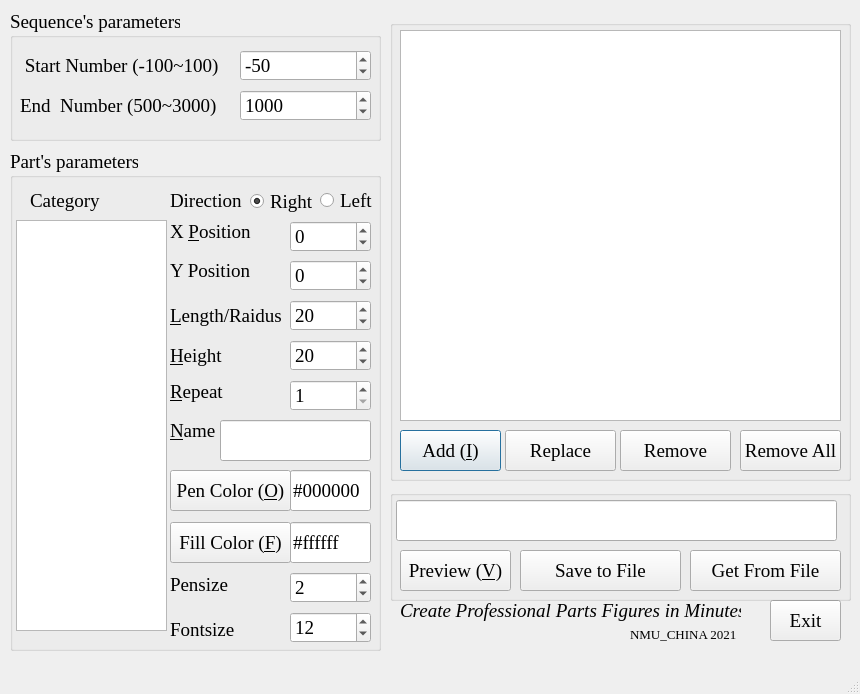
<?xml version="1.0" encoding="UTF-8"?>
<ui version="4.0">
 <class>MainWindow</class>
 <widget class="QMainWindow" name="MainWindow">
  <property name="windowModality">
   <enum>Qt::ApplicationModal</enum>
  </property>
  <property name="geometry">
   <rect>
    <x>0</x>
    <y>0</y>
    <width>860</width>
    <height>694</height>
   </rect>
  </property>
  <property name="windowTitle">
   <string>Parts Render V1.2</string>
  </property>
  <property name="styleSheet">
   <string notr="true">txtPenColor {background-color: #ffff00}</string>
  </property>
  <widget class="QWidget" name="centralwidget">
   <widget class="QPushButton" name="btn_Exit">
    <property name="geometry">
     <rect>
      <x>770</x>
      <y>600</y>
      <width>71</width>
      <height>41</height>
     </rect>
    </property>
    <property name="font">
     <font>
      <family>Times New Roman</family>
      <pointsize>14</pointsize>
     </font>
    </property>
    <property name="text">
     <string>Exit</string>
    </property>
   </widget>
   <widget class="QGroupBox" name="groupBox">
    <property name="geometry">
     <rect>
      <x>10</x>
      <y>150</y>
      <width>371</width>
      <height>501</height>
     </rect>
    </property>
    <property name="font">
     <font>
      <family>Times New Roman</family>
      <pointsize>14</pointsize>
     </font>
    </property>
    <property name="title">
     <string>Part's parameters</string>
    </property>
    <widget class="QListWidget" name="listType">
     <property name="geometry">
      <rect>
       <x>6</x>
       <y>70</y>
       <width>151</width>
       <height>411</height>
      </rect>
     </property>
     <property name="font">
      <font>
       <family>Times New Roman</family>
       <pointsize>14</pointsize>
      </font>
     </property>
    </widget>
    <widget class="QLabel" name="label_3">
     <property name="geometry">
      <rect>
       <x>160</x>
       <y>20</y>
       <width>81</width>
       <height>61</height>
      </rect>
     </property>
     <property name="font">
      <font>
       <family>Times New Roman</family>
       <pointsize>14</pointsize>
      </font>
     </property>
     <property name="text">
      <string>Direction</string>
     </property>
    </widget>
    <widget class="QRadioButton" name="radioButton">
     <property name="geometry">
      <rect>
       <x>240</x>
       <y>36</y>
       <width>71</width>
       <height>31</height>
      </rect>
     </property>
     <property name="font">
      <font>
       <family>Times New Roman</family>
       <pointsize>14</pointsize>
      </font>
     </property>
     <property name="text">
      <string>Right</string>
     </property>
     <property name="checked">
      <bool>true</bool>
     </property>
    </widget>
    <widget class="QLabel" name="label_5">
     <property name="geometry">
      <rect>
       <x>160</x>
       <y>150</y>
       <width>111</width>
       <height>31</height>
      </rect>
     </property>
     <property name="font">
      <font>
       <family>Times New Roman</family>
       <pointsize>14</pointsize>
      </font>
     </property>
     <property name="text">
      <string>&amp;Length/Raidus</string>
     </property>
     <property name="buddy">
      <cstring>spinBoxLength</cstring>
     </property>
    </widget>
    <widget class="QSpinBox" name="spinBoxPosition">
     <property name="geometry">
      <rect>
       <x>280</x>
       <y>71</y>
       <width>81</width>
       <height>31</height>
      </rect>
     </property>
     <property name="font">
      <font>
       <family>Times New Roman</family>
       <pointsize>14</pointsize>
      </font>
     </property>
     <property name="minimum">
      <number>-100</number>
     </property>
     <property name="maximum">
      <number>3000</number>
     </property>
    </widget>
    <widget class="QLabel" name="label_4">
     <property name="geometry">
      <rect>
       <x>160</x>
       <y>61</y>
       <width>81</width>
       <height>41</height>
      </rect>
     </property>
     <property name="font">
      <font>
       <family>Times New Roman</family>
       <pointsize>14</pointsize>
      </font>
     </property>
     <property name="text">
      <string>X &amp;Position</string>
     </property>
     <property name="buddy">
      <cstring>spinBoxPosition</cstring>
     </property>
    </widget>
    <widget class="QRadioButton" name="radioButton_2">
     <property name="geometry">
      <rect>
       <x>310</x>
       <y>40</y>
       <width>91</width>
       <height>21</height>
      </rect>
     </property>
     <property name="font">
      <font>
       <family>Times New Roman</family>
       <pointsize>14</pointsize>
      </font>
     </property>
     <property name="text">
      <string>Left</string>
     </property>
     <property name="checked">
      <bool>false</bool>
     </property>
    </widget>
    <widget class="QLabel" name="label_6">
     <property name="geometry">
      <rect>
       <x>20</x>
       <y>30</y>
       <width>101</width>
       <height>41</height>
      </rect>
     </property>
     <property name="font">
      <font>
       <family>Times New Roman</family>
       <pointsize>14</pointsize>
      </font>
     </property>
     <property name="text">
      <string>Category</string>
     </property>
    </widget>
    <widget class="QSpinBox" name="spinBoxLength">
     <property name="geometry">
      <rect>
       <x>280</x>
       <y>150</y>
       <width>81</width>
       <height>31</height>
      </rect>
     </property>
     <property name="font">
      <font>
       <family>Times New Roman</family>
       <pointsize>14</pointsize>
      </font>
     </property>
     <property name="minimum">
      <number>1</number>
     </property>
     <property name="maximum">
      <number>1000</number>
     </property>
     <property name="value">
      <number>20</number>
     </property>
    </widget>
    <widget class="QLabel" name="label_8">
     <property name="geometry">
      <rect>
       <x>160</x>
       <y>226</y>
       <width>61</width>
       <height>31</height>
      </rect>
     </property>
     <property name="font">
      <font>
       <family>Times New Roman</family>
       <pointsize>14</pointsize>
      </font>
     </property>
     <property name="text">
      <string>&amp;Repeat</string>
     </property>
     <property name="buddy">
      <cstring>spinBoxRepeat</cstring>
     </property>
    </widget>
    <widget class="QSpinBox" name="spinBoxRepeat">
     <property name="geometry">
      <rect>
       <x>280</x>
       <y>230</y>
       <width>81</width>
       <height>31</height>
      </rect>
     </property>
     <property name="font">
      <font>
       <family>Times New Roman</family>
       <pointsize>14</pointsize>
      </font>
     </property>
     <property name="minimum">
      <number>1</number>
     </property>
     <property name="maximum">
      <number>10</number>
     </property>
    </widget>
    <widget class="QLabel" name="label_9">
     <property name="geometry">
      <rect>
       <x>160</x>
       <y>190</y>
       <width>61</width>
       <height>31</height>
      </rect>
     </property>
     <property name="font">
      <font>
       <family>Times New Roman</family>
       <pointsize>14</pointsize>
      </font>
     </property>
     <property name="text">
      <string>&amp;Height</string>
     </property>
     <property name="buddy">
      <cstring>spinBoxHeight</cstring>
     </property>
    </widget>
    <widget class="QSpinBox" name="spinBoxHeight">
     <property name="geometry">
      <rect>
       <x>280</x>
       <y>190</y>
       <width>81</width>
       <height>31</height>
      </rect>
     </property>
     <property name="font">
      <font>
       <family>Times New Roman</family>
       <pointsize>14</pointsize>
      </font>
     </property>
     <property name="minimum">
      <number>1</number>
     </property>
     <property name="maximum">
      <number>500</number>
     </property>
     <property name="value">
      <number>20</number>
     </property>
    </widget>
    <widget class="QLabel" name="label_7">
     <property name="geometry">
      <rect>
       <x>160</x>
       <y>270</y>
       <width>51</width>
       <height>21</height>
      </rect>
     </property>
     <property name="font">
      <font>
       <family>Times New Roman</family>
       <pointsize>14</pointsize>
      </font>
     </property>
     <property name="text">
      <string>&amp;Name</string>
     </property>
     <property name="buddy">
      <cstring>txtLabel</cstring>
     </property>
    </widget>
    <widget class="QLineEdit" name="txtLabel">
     <property name="geometry">
      <rect>
       <x>210</x>
       <y>270</y>
       <width>151</width>
       <height>41</height>
      </rect>
     </property>
     <property name="font">
      <font>
       <family>Times New Roman</family>
       <pointsize>14</pointsize>
      </font>
     </property>
    </widget>
    <widget class="QPushButton" name="btn_PenColor">
     <property name="geometry">
      <rect>
       <x>160</x>
       <y>320</y>
       <width>121</width>
       <height>41</height>
      </rect>
     </property>
     <property name="font">
      <font>
       <family>Times New Roman</family>
       <pointsize>14</pointsize>
      </font>
     </property>
     <property name="text">
      <string>Pen Color (&amp;O)</string>
     </property>
    </widget>
    <widget class="QPushButton" name="btn_FillColor">
     <property name="geometry">
      <rect>
       <x>160</x>
       <y>372</y>
       <width>121</width>
       <height>41</height>
      </rect>
     </property>
     <property name="font">
      <font>
       <family>Times New Roman</family>
       <pointsize>14</pointsize>
      </font>
     </property>
     <property name="text">
      <string>Fill Color (&amp;F)</string>
     </property>
    </widget>
    <widget class="QLineEdit" name="txtPenColor">
     <property name="geometry">
      <rect>
       <x>280</x>
       <y>320</y>
       <width>81</width>
       <height>41</height>
      </rect>
     </property>
     <property name="font">
      <font>
       <family>Times New Roman</family>
       <pointsize>14</pointsize>
      </font>
     </property>
     <property name="autoFillBackground">
      <bool>false</bool>
     </property>
     <property name="text">
      <string>#000000</string>
     </property>
    </widget>
    <widget class="QLineEdit" name="txtFillColor">
     <property name="geometry">
      <rect>
       <x>280</x>
       <y>372</y>
       <width>81</width>
       <height>41</height>
      </rect>
     </property>
     <property name="font">
      <font>
       <family>Times New Roman</family>
       <pointsize>14</pointsize>
      </font>
     </property>
     <property name="text">
      <string>#ffffff</string>
     </property>
    </widget>
    <widget class="QLabel" name="label_10">
     <property name="geometry">
      <rect>
       <x>160</x>
       <y>419</y>
       <width>111</width>
       <height>31</height>
      </rect>
     </property>
     <property name="font">
      <font>
       <family>Times New Roman</family>
       <pointsize>14</pointsize>
      </font>
     </property>
     <property name="text">
      <string>Pensize</string>
     </property>
    </widget>
    <widget class="QSpinBox" name="spinBoxPensize">
     <property name="geometry">
      <rect>
       <x>280</x>
       <y>422</y>
       <width>81</width>
       <height>31</height>
      </rect>
     </property>
     <property name="font">
      <font>
       <family>Times New Roman</family>
       <pointsize>14</pointsize>
      </font>
     </property>
     <property name="minimum">
      <number>1</number>
     </property>
     <property name="maximum">
      <number>10</number>
     </property>
     <property name="value">
      <number>2</number>
     </property>
    </widget>
    <widget class="QSpinBox" name="spinBoxFontsize">
     <property name="geometry">
      <rect>
       <x>280</x>
       <y>462</y>
       <width>81</width>
       <height>31</height>
      </rect>
     </property>
     <property name="font">
      <font>
       <family>Times New Roman</family>
       <pointsize>14</pointsize>
      </font>
     </property>
     <property name="minimum">
      <number>1</number>
     </property>
     <property name="maximum">
      <number>50</number>
     </property>
     <property name="value">
      <number>12</number>
     </property>
    </widget>
    <widget class="QLabel" name="label_11">
     <property name="geometry">
      <rect>
       <x>160</x>
       <y>459</y>
       <width>111</width>
       <height>41</height>
      </rect>
     </property>
     <property name="font">
      <font>
       <family>Times New Roman</family>
       <pointsize>14</pointsize>
      </font>
     </property>
     <property name="text">
      <string>Fontsize</string>
     </property>
    </widget>
    <widget class="QSpinBox" name="spinBoxPosition_Y">
     <property name="geometry">
      <rect>
       <x>280</x>
       <y>110</y>
       <width>81</width>
       <height>31</height>
      </rect>
     </property>
     <property name="font">
      <font>
       <family>Times New Roman</family>
       <pointsize>14</pointsize>
      </font>
     </property>
     <property name="minimum">
      <number>-1000</number>
     </property>
     <property name="maximum">
      <number>1000</number>
     </property>
    </widget>
    <widget class="QLabel" name="label_14">
     <property name="geometry">
      <rect>
       <x>160</x>
       <y>100</y>
       <width>81</width>
       <height>41</height>
      </rect>
     </property>
     <property name="font">
      <font>
       <family>Times New Roman</family>
       <pointsize>14</pointsize>
      </font>
     </property>
     <property name="text">
      <string>Y Position</string>
     </property>
     <property name="buddy">
      <cstring>spinBoxPosition</cstring>
     </property>
    </widget>
   </widget>
   <widget class="QGroupBox" name="groupBox_2">
    <property name="geometry">
     <rect>
      <x>10</x>
      <y>10</y>
      <width>371</width>
      <height>131</height>
     </rect>
    </property>
    <property name="font">
     <font>
      <family>Times New Roman</family>
      <pointsize>14</pointsize>
     </font>
    </property>
    <property name="autoFillBackground">
     <bool>true</bool>
    </property>
    <property name="styleSheet">
     <string notr="true">QGroupBox:
{rgb(170, 255, 127)}</string>
    </property>
    <property name="title">
     <string>Sequence's parameters</string>
    </property>
    <widget class="QLabel" name="label">
     <property name="geometry">
      <rect>
       <x>10</x>
       <y>40</y>
       <width>201</width>
       <height>31</height>
      </rect>
     </property>
     <property name="font">
      <font>
       <family>Times New Roman</family>
       <pointsize>14</pointsize>
      </font>
     </property>
     <property name="text">
      <string> Start Number (-100~100)</string>
     </property>
    </widget>
    <widget class="QSpinBox" name="spinBoxEnd">
     <property name="geometry">
      <rect>
       <x>230</x>
       <y>80</y>
       <width>131</width>
       <height>31</height>
      </rect>
     </property>
     <property name="font">
      <font>
       <family>Times New Roman</family>
       <pointsize>14</pointsize>
      </font>
     </property>
     <property name="minimum">
      <number>500</number>
     </property>
     <property name="maximum">
      <number>3000</number>
     </property>
     <property name="singleStep">
      <number>100</number>
     </property>
     <property name="value">
      <number>1000</number>
     </property>
    </widget>
    <widget class="QSpinBox" name="spinBoxStart">
     <property name="geometry">
      <rect>
       <x>230</x>
       <y>40</y>
       <width>131</width>
       <height>31</height>
      </rect>
     </property>
     <property name="font">
      <font>
       <family>Times New Roman</family>
       <pointsize>14</pointsize>
      </font>
     </property>
     <property name="minimum">
      <number>-100</number>
     </property>
     <property name="maximum">
      <number>100</number>
     </property>
     <property name="value">
      <number>-50</number>
     </property>
    </widget>
    <widget class="QLabel" name="label_2">
     <property name="geometry">
      <rect>
       <x>10</x>
       <y>80</y>
       <width>211</width>
       <height>31</height>
      </rect>
     </property>
     <property name="font">
      <font>
       <family>Times New Roman</family>
       <pointsize>14</pointsize>
      </font>
     </property>
     <property name="text">
      <string>End  Number (500~3000)</string>
     </property>
    </widget>
   </widget>
   <widget class="QGroupBox" name="groupBox_3">
    <property name="geometry">
     <rect>
      <x>390</x>
      <y>490</y>
      <width>461</width>
      <height>111</height>
     </rect>
    </property>
    <property name="font">
     <font>
      <family>Times New Roman</family>
      <pointsize>14</pointsize>
     </font>
    </property>
    <property name="title">
     <string/>
    </property>
    <widget class="QPushButton" name="btn_Preview">
     <property name="geometry">
      <rect>
       <x>10</x>
       <y>60</y>
       <width>111</width>
       <height>41</height>
      </rect>
     </property>
     <property name="font">
      <font>
       <family>Times New Roman</family>
       <pointsize>14</pointsize>
      </font>
     </property>
     <property name="text">
      <string>Preview (&amp;V)</string>
     </property>
    </widget>
    <widget class="QPushButton" name="btn_Save2File">
     <property name="geometry">
      <rect>
       <x>130</x>
       <y>60</y>
       <width>161</width>
       <height>41</height>
      </rect>
     </property>
     <property name="font">
      <font>
       <family>Times New Roman</family>
       <pointsize>14</pointsize>
      </font>
     </property>
     <property name="text">
      <string>Save to File</string>
     </property>
    </widget>
    <widget class="QLineEdit" name="FilenameBox">
     <property name="geometry">
      <rect>
       <x>6</x>
       <y>10</y>
       <width>441</width>
       <height>41</height>
      </rect>
     </property>
     <property name="font">
      <font>
       <family>Times New Roman</family>
       <pointsize>14</pointsize>
      </font>
     </property>
     <property name="readOnly">
      <bool>true</bool>
     </property>
    </widget>
    <widget class="QPushButton" name="btn_OpenFile">
     <property name="geometry">
      <rect>
       <x>300</x>
       <y>60</y>
       <width>151</width>
       <height>41</height>
      </rect>
     </property>
     <property name="font">
      <font>
       <family>Times New Roman</family>
       <pointsize>14</pointsize>
      </font>
     </property>
     <property name="text">
      <string>Get From File</string>
     </property>
    </widget>
   </widget>
   <widget class="QGroupBox" name="groupBox_4">
    <property name="geometry">
     <rect>
      <x>390</x>
      <y>20</y>
      <width>461</width>
      <height>461</height>
     </rect>
    </property>
    <property name="font">
     <font>
      <family>Times New Roman</family>
      <pointsize>14</pointsize>
     </font>
    </property>
    <property name="title">
     <string/>
    </property>
    <widget class="QListWidget" name="listElements">
     <property name="geometry">
      <rect>
       <x>10</x>
       <y>10</y>
       <width>441</width>
       <height>391</height>
      </rect>
     </property>
     <property name="font">
      <font>
       <family>Times New Roman</family>
       <pointsize>14</pointsize>
      </font>
     </property>
    </widget>
    <widget class="QPushButton" name="btn_AddElement">
     <property name="geometry">
      <rect>
       <x>10</x>
       <y>410</y>
       <width>101</width>
       <height>41</height>
      </rect>
     </property>
     <property name="font">
      <font>
       <family>Times New Roman</family>
       <pointsize>14</pointsize>
      </font>
     </property>
     <property name="text">
      <string>Add (&amp;I)</string>
     </property>
     <property name="default">
      <bool>true</bool>
     </property>
    </widget>
    <widget class="QPushButton" name="btn_RemoveElement">
     <property name="geometry">
      <rect>
       <x>230</x>
       <y>410</y>
       <width>111</width>
       <height>41</height>
      </rect>
     </property>
     <property name="font">
      <font>
       <family>Times New Roman</family>
       <pointsize>14</pointsize>
      </font>
     </property>
     <property name="text">
      <string>Remove</string>
     </property>
    </widget>
    <widget class="QPushButton" name="btn_RemoveAll">
     <property name="geometry">
      <rect>
       <x>350</x>
       <y>410</y>
       <width>101</width>
       <height>41</height>
      </rect>
     </property>
     <property name="font">
      <font>
       <family>Times New Roman</family>
       <pointsize>14</pointsize>
      </font>
     </property>
     <property name="text">
      <string>Remove All</string>
     </property>
    </widget>
    <widget class="QPushButton" name="btn_Replace">
     <property name="geometry">
      <rect>
       <x>115</x>
       <y>410</y>
       <width>111</width>
       <height>41</height>
      </rect>
     </property>
     <property name="font">
      <font>
       <family>Times New Roman</family>
       <pointsize>14</pointsize>
      </font>
     </property>
     <property name="text">
      <string>Replace</string>
     </property>
    </widget>
   </widget>
   <widget class="QLabel" name="label_12">
    <property name="geometry">
     <rect>
      <x>400</x>
      <y>580</y>
      <width>341</width>
      <height>61</height>
     </rect>
    </property>
    <property name="font">
     <font>
      <family>Times New Roman</family>
      <pointsize>14</pointsize>
      <italic>true</italic>
     </font>
    </property>
    <property name="text">
     <string>Create Professional Parts Figures in Minutes</string>
    </property>
   </widget>
   <widget class="QLabel" name="label_13">
    <property name="geometry">
     <rect>
      <x>630</x>
      <y>604</y>
      <width>141</width>
      <height>61</height>
     </rect>
    </property>
    <property name="font">
     <font>
      <family>Times New Roman</family>
      <pointsize>10</pointsize>
      <italic>false</italic>
     </font>
    </property>
    <property name="text">
     <string>NMU_CHINA 2021</string>
    </property>
   </widget>
  </widget>
  <widget class="QMenuBar" name="menubar">
   <property name="geometry">
    <rect>
     <x>0</x>
     <y>0</y>
     <width>860</width>
     <height>23</height>
    </rect>
   </property>
  </widget>
  <widget class="QStatusBar" name="statusbar"/>
  <action name="actionNew">
   <property name="text">
    <string>New</string>
   </property>
  </action>
  <action name="actionOpen">
   <property name="text">
    <string>Open</string>
   </property>
  </action>
  <action name="actionSave">
   <property name="text">
    <string>Save</string>
   </property>
  </action>
  <action name="actionExit">
   <property name="text">
    <string>Exit</string>
   </property>
  </action>
 </widget>
 <tabstops>
  <tabstop>spinBoxStart</tabstop>
  <tabstop>spinBoxEnd</tabstop>
  <tabstop>listType</tabstop>
  <tabstop>radioButton</tabstop>
  <tabstop>radioButton_2</tabstop>
  <tabstop>spinBoxPosition</tabstop>
  <tabstop>spinBoxPosition_Y</tabstop>
  <tabstop>spinBoxLength</tabstop>
  <tabstop>spinBoxHeight</tabstop>
  <tabstop>spinBoxRepeat</tabstop>
  <tabstop>txtLabel</tabstop>
  <tabstop>btn_PenColor</tabstop>
  <tabstop>txtPenColor</tabstop>
  <tabstop>btn_FillColor</tabstop>
  <tabstop>txtFillColor</tabstop>
  <tabstop>spinBoxPensize</tabstop>
  <tabstop>spinBoxFontsize</tabstop>
  <tabstop>btn_AddElement</tabstop>
  <tabstop>btn_Replace</tabstop>
  <tabstop>btn_RemoveElement</tabstop>
  <tabstop>btn_RemoveAll</tabstop>
  <tabstop>FilenameBox</tabstop>
  <tabstop>btn_Preview</tabstop>
  <tabstop>btn_Save2File</tabstop>
  <tabstop>btn_OpenFile</tabstop>
  <tabstop>btn_Exit</tabstop>
  <tabstop>listElements</tabstop>
 </tabstops>
 <resources/>
 <connections/>
</ui>
